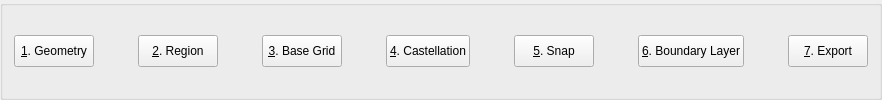
         <widget class="QGroupBox" name="navigation">
          <layout class="QHBoxLayout" name="horizontalLayout_2">
           <property name="spacing">
            <number>6</number>
           </property>
           <property name="topMargin">
            <number>8</number>
           </property>
           <property name="bottomMargin">
            <number>8</number>
           </property>
           <item>
            <widget class="FlatPushButton" name="geometryStep">
             <property name="minimumSize">
              <size>
               <width>0</width>
               <height>32</height>
              </size>
             </property>
             <property name="text">
              <string>&amp;1. Geometry</string>
             </property>
             <property name="checkable">
              <bool>true</bool>
             </property>
             <attribute name="buttonGroup">
              <string notr="true">stepButtons</string>
             </attribute>
            </widget>
           </item>
           <item>
            <widget class="QLabel" name="label_54">
             <property name="sizePolicy">
              <sizepolicy hsizetype="Fixed" vsizetype="Fixed">
               <horstretch>0</horstretch>
               <verstretch>0</verstretch>
              </sizepolicy>
             </property>
             <property name="minimumSize">
              <size>
               <width>32</width>
               <height>32</height>
              </size>
             </property>
             <property name="maximumSize">
              <size>
               <width>32</width>
               <height>32</height>
              </size>
             </property>
             <property name="text">
              <string/>
             </property>
             <property name="pixmap">
              <pixmap resource="../../../resource.qrc">:/icons/chevron-forward.svg</pixmap>
             </property>
             <property name="scaledContents">
              <bool>true</bool>
             </property>
            </widget>
           </item>
           <item>
            <widget class="FlatPushButton" name="regionStep">
             <property name="minimumSize">
              <size>
               <width>0</width>
               <height>32</height>
              </size>
             </property>
             <property name="text">
              <string>&amp;2. Region</string>
             </property>
             <property name="checkable">
              <bool>true</bool>
             </property>
             <attribute name="buttonGroup">
              <string notr="true">stepButtons</string>
             </attribute>
            </widget>
           </item>
           <item>
            <widget class="QLabel" name="label_55">
             <property name="sizePolicy">
              <sizepolicy hsizetype="Fixed" vsizetype="Fixed">
               <horstretch>0</horstretch>
               <verstretch>0</verstretch>
              </sizepolicy>
             </property>
             <property name="minimumSize">
              <size>
               <width>32</width>
               <height>32</height>
              </size>
             </property>
             <property name="maximumSize">
              <size>
               <width>32</width>
               <height>32</height>
              </size>
             </property>
             <property name="text">
              <string/>
             </property>
             <property name="pixmap">
              <pixmap resource="../../../resource.qrc">:/icons/chevron-forward.svg</pixmap>
             </property>
             <property name="scaledContents">
              <bool>true</bool>
             </property>
            </widget>
           </item>
           <item>
            <widget class="FlatPushButton" name="baseGridStep">
             <property name="minimumSize">
              <size>
               <width>0</width>
               <height>32</height>
              </size>
             </property>
             <property name="text">
              <string>&amp;3. Base Grid</string>
             </property>
             <property name="checkable">
              <bool>true</bool>
             </property>
             <attribute name="buttonGroup">
              <string notr="true">stepButtons</string>
             </attribute>
            </widget>
           </item>
           <item>
            <widget class="QLabel" name="label_57">
             <property name="sizePolicy">
              <sizepolicy hsizetype="Fixed" vsizetype="Fixed">
               <horstretch>0</horstretch>
               <verstretch>0</verstretch>
              </sizepolicy>
             </property>
             <property name="minimumSize">
              <size>
               <width>32</width>
               <height>32</height>
              </size>
             </property>
             <property name="maximumSize">
              <size>
               <width>32</width>
               <height>32</height>
              </size>
             </property>
             <property name="text">
              <string/>
             </property>
             <property name="pixmap">
              <pixmap resource="../../../resource.qrc">:/icons/chevron-forward.svg</pixmap>
             </property>
             <property name="scaledContents">
              <bool>true</bool>
             </property>
            </widget>
           </item>
           <item>
            <widget class="FlatPushButton" name="castellationStep">
             <property name="minimumSize">
              <size>
               <width>0</width>
               <height>32</height>
              </size>
             </property>
             <property name="text">
              <string>&amp;4. Castellation</string>
             </property>
             <property name="checkable">
              <bool>true</bool>
             </property>
             <attribute name="buttonGroup">
              <string notr="true">stepButtons</string>
             </attribute>
            </widget>
           </item>
           <item>
            <widget class="QLabel" name="label_59">
             <property name="sizePolicy">
              <sizepolicy hsizetype="Fixed" vsizetype="Fixed">
               <horstretch>0</horstretch>
               <verstretch>0</verstretch>
              </sizepolicy>
             </property>
             <property name="minimumSize">
              <size>
               <width>32</width>
               <height>32</height>
              </size>
             </property>
             <property name="maximumSize">
              <size>
               <width>32</width>
               <height>32</height>
              </size>
             </property>
             <property name="text">
              <string/>
             </property>
             <property name="pixmap">
              <pixmap resource="../../../resource.qrc">:/icons/chevron-forward.svg</pixmap>
             </property>
             <property name="scaledContents">
              <bool>true</bool>
             </property>
            </widget>
           </item>
           <item>
            <widget class="FlatPushButton" name="snapStep">
             <property name="minimumSize">
              <size>
               <width>0</width>
               <height>32</height>
              </size>
             </property>
             <property name="text">
              <string>&amp;5. Snap</string>
             </property>
             <property name="checkable">
              <bool>true</bool>
             </property>
             <attribute name="buttonGroup">
              <string notr="true">stepButtons</string>
             </attribute>
            </widget>
           </item>
           <item>
            <widget class="QLabel" name="label_58">
             <property name="sizePolicy">
              <sizepolicy hsizetype="Fixed" vsizetype="Fixed">
               <horstretch>0</horstretch>
               <verstretch>0</verstretch>
              </sizepolicy>
             </property>
             <property name="minimumSize">
              <size>
               <width>32</width>
               <height>32</height>
              </size>
             </property>
             <property name="maximumSize">
              <size>
               <width>32</width>
               <height>32</height>
              </size>
             </property>
             <property name="text">
              <string/>
             </property>
             <property name="pixmap">
              <pixmap resource="../../../resource.qrc">:/icons/chevron-forward.svg</pixmap>
             </property>
             <property name="scaledContents">
              <bool>true</bool>
             </property>
            </widget>
           </item>
           <item>
            <widget class="FlatPushButton" name="boundaryLayerStep">
             <property name="minimumSize">
              <size>
               <width>0</width>
               <height>32</height>
              </size>
             </property>
             <property name="text">
              <string>&amp;6. Boundary Layer</string>
             </property>
             <property name="checkable">
              <bool>true</bool>
             </property>
             <attribute name="buttonGroup">
              <string notr="true">stepButtons</string>
             </attribute>
            </widget>
           </item>
           <item>
            <widget class="QLabel" name="label_56">
             <property name="sizePolicy">
              <sizepolicy hsizetype="Fixed" vsizetype="Fixed">
               <horstretch>0</horstretch>
               <verstretch>0</verstretch>
              </sizepolicy>
             </property>
             <property name="minimumSize">
              <size>
               <width>32</width>
               <height>32</height>
              </size>
             </property>
             <property name="maximumSize">
              <size>
               <width>32</width>
               <height>32</height>
              </size>
             </property>
             <property name="text">
              <string/>
             </property>
             <property name="pixmap">
              <pixmap resource="../../../resource.qrc">:/icons/chevron-forward.svg</pixmap>
             </property>
             <property name="scaledContents">
              <bool>true</bool>
             </property>
            </widget>
           </item>
           <item>
            <widget class="FlatPushButton" name="exportStep">
             <property name="minimumSize">
              <size>
               <width>0</width>
               <height>32</height>
              </size>
             </property>
             <property name="text">
              <string>&amp;7. Export</string>
             </property>
             <property name="checkable">
              <bool>true</bool>
             </property>
             <attribute name="buttonGroup">
              <string notr="true">stepButtons</string>
             </attribute>
            </widget>
           </item>
          </layout>
         </widget>
